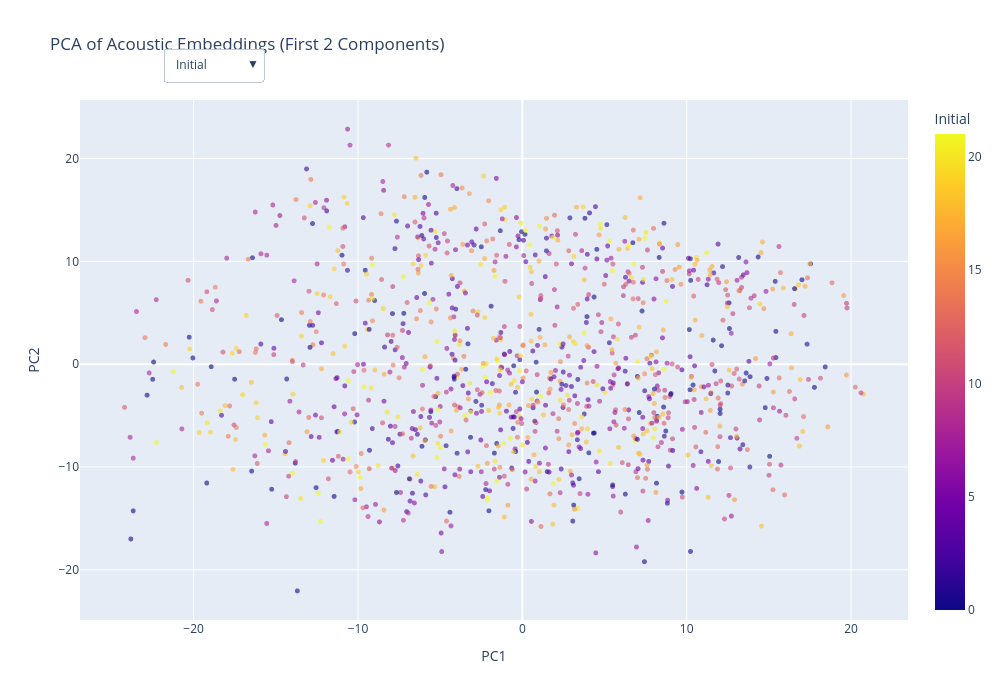

Notebook code for this chart:
### Code cell
import plotly.graph_objects as go
import plotly.express as px

# Get unique values and create discrete colorscales
def get_discrete_colorscale(categories):
    """Return a colorscale that maps integer codes to distinct colors."""
    n = len(categories)
    # Use Plotly qualitative colors
    colors = px.colors.qualitative.Plotly[:n]
    # Build colorscale: each category gets a solid color block
    step = 1.0 / n
    colorscale = []
    for i, col in enumerate(colors):
        # Start of block
        colorscale.append((i * step, col))
        # End of block (same color)
        colorscale.append(((i+1) * step, col))

    return colorscale

# Precompute colorscales for each column
color_scales = {}
for col in ['initial', 'final', 'tone_label']:
    categories = encoders[col].classes_
    color_scales[col] = get_discrete_colorscale(categories)

# Default column for initial coloring
default_col = 'initial'
df_col_code = default_col + '_code'
color_scale = color_scales[default_col]

# Create figure
fig = go.Figure()

# Add trace with default coloring
fig.add_trace(go.Scattergl(
    x=df['PC1'],
    y=df['PC2'],
    mode='markers',
    marker=dict(
        color=df[df_col_code],
        colorscale=color_scale,
        cmin=0,
        cmax=len(encoders[default_col].classes_) - 1,
        size=5,
        opacity=0.6,
        showscale=True,
        colorbar=dict(title=default_col.capitalize())
    ),
    text=df['token'],
    hovertemplate='<b>%{text}</b><br>Initial: %{customdata[0]}<br>Final: %{customdata[1]}<br>Tone: %{customdata[2]}<extra></extra>',
    customdata=df[['initial','final','tone_label']].values
))

fig.update_layout(
    title='PCA of Acoustic Embeddings (First 2 Components)',
    xaxis_title='PC1',
    yaxis_title='PC2',
    width=1000,
    height=700,
    hovermode='closest'
)

# Dropdown buttons
buttons = []
for col in ['initial', 'final', 'tone_label']:
    col_code = col + '_code'
    buttons.append(
        dict(
            label=col.capitalize(),
            method='restyle',
            args=[
                {'marker.color': [df[col_code]],
                 'marker.colorscale': [color_scales[col]],
                 'marker.cmax': [len(encoders[col].classes_) - 1],
                 'marker.colorbar.title': [col.capitalize()]}
            ]
        )
    )

fig.update_layout(
    updatemenus=[dict(
        active=0,
        buttons=buttons,
        x=0.1,
        y=1.1,
        xanchor='left',
        yanchor='top'
    )]
)

fig.show()

### Figure 1 — Plotly figure (JSON) as saved in the notebook; plotly's stock layout.template omitted (floating-point values rounded to 4 significant figures; data arrays with more than 128 entries replaced by an {"elided": "..."} marker saying what was removed)
{"data": [{"customdata": {"elided": "1102x3 str values"}, "hovertemplate": "<b>%{text}</b><br>Initial: %{customdata[0]}<br>Final: %{customdata[1]}<br>Tone: %{customdata[2]}<extra></extra>", "marker": {"cmax": 21, "cmin": 0, "color": {"elided": "1102 int values"}, "colorbar": {"title": {"text": "Initial"}}, "colorscale": [[0, "#636EFA"], [0.04545, "#636EFA"], [0.04545, "#EF553B"], [0.09091, "#EF553B"], [0.09091, "#00CC96"], [0.1364, "#00CC96"], [0.1364, "#AB63FA"], [0.1818, "#AB63FA"], [0.1818, "#FFA15A"], [0.2273, "#FFA15A"], [0.2273, "#19D3F3"], [0.2727, "#19D3F3"], [0.2727, "#FF6692"], [0.3182, "#FF6692"], [0.3182, "#B6E880"], [0.3636, "#B6E880"], [0.3636, "#FF97FF"], [0.4091, "#FF97FF"], [0.4091, "#FECB52"], [0.4545, "#FECB52"]], "opacity": 0.6, "showscale": true, "size": 5}, "mode": "markers", "text": {"elided": "1102 str values"}, "type": "scattergl", "x": {"elided": "1102 float values"}, "y": {"elided": "1102 float values"}}], "layout": {"height": 700, "hovermode": "closest", "title": {"text": "PCA of Acoustic Embeddings (First 2 Components)"}, "updatemenus": [{"active": 0, "buttons": [{"args": [{"marker.cmax": [21], "marker.color": {"elided": "1x1102 int values"}, "marker.colorbar.title": ["Initial"], "marker.colorscale": [[[0, "#636EFA"], [0.04545, "#636EFA"], [0.04545, "#EF553B"], [0.09091, "#EF553B"], [0.09091, "#00CC96"], [0.1364, "#00CC96"], [0.1364, "#AB63FA"], [0.1818, "#AB63FA"], [0.1818, "#FFA15A"], [0.2273, "#FFA15A"], [0.2273, "#19D3F3"], [0.2727, "#19D3F3"], [0.2727, "#FF6692"], [0.3182, "#FF6692"], [0.3182, "#B6E880"], [0.3636, "#B6E880"], [0.3636, "#FF97FF"], [0.4091, "#FF97FF"], [0.4091, "#FECB52"], [0.4545, "#FECB52"]]]}], "label": "Initial", "method": "restyle"}, {"args": [{"marker.cmax": [34], "marker.color": {"elided": "1x1102 int values"}, "marker.colorbar.title": ["Final"], "marker.colorscale": [[[0, "#636EFA"], [0.02857, "#636EFA"], [0.02857, "#EF553B"], [0.05714, "#EF553B"], [0.05714, "#00CC96"], [0.08571, "#00CC96"], [0.08571, "#AB63FA"], [0.1143, "#AB63FA"], [0.1143, "#FFA15A"], [0.1429, "#FFA15A"], [0.1429, "#19D3F3"], [0.1714, "#19D3F3"], [0.1714, "#FF6692"], [0.2, "#FF6692"], [0.2, "#B6E880"], [0.2286, "#B6E880"], [0.2286, "#FF97FF"], [0.2571, "#FF97FF"], [0.2571, "#FECB52"], [0.2857, "#FECB52"]]]}], "label": "Final", "method": "restyle"}, {"args": [{"marker.cmax": [4], "marker.color": {"elided": "1x1102 int values"}, "marker.colorbar.title": ["Tone_label"], "marker.colorscale": [[[0, "#636EFA"], [0.2, "#636EFA"], [0.2, "#EF553B"], [0.4, "#EF553B"], [0.4, "#00CC96"], [0.6, "#00CC96"], [0.6, "#AB63FA"], [0.8, "#AB63FA"], [0.8, "#FFA15A"], [1, "#FFA15A"]]]}], "label": "Tone_label", "method": "restyle"}], "x": 0.1, "xanchor": "left", "y": 1.1, "yanchor": "top"}], "width": 1000, "xaxis": {"title": {"text": "PC1"}}, "yaxis": {"title": {"text": "PC2"}}}}
